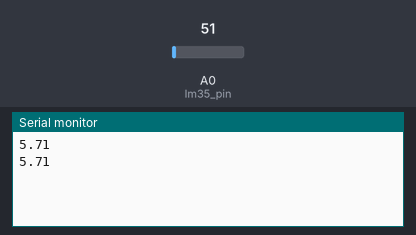
Recording of a sketch running on a simulated Arduino Uno, built with avr-gcc and run on an emulated ATmega328P. Shown: the last lines printed to the serial monitor. Inputs (shaded band) come from the test bench; at power-on: A0 (lm35_pin) = 51.

Above: at 5.8 s.
5.9 s: A0 (lm35_pin) set to 61
At 10.8 s:
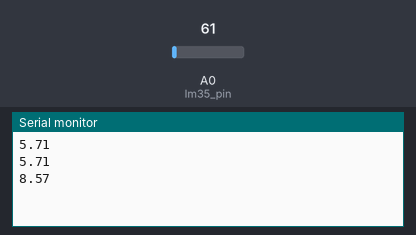
11.9 s: A0 (lm35_pin) set to 71
At 15.9 s:
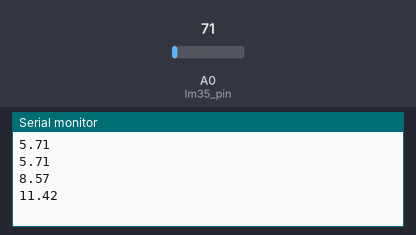
Timing chart, 0 to 17.4 s (numbered marks = the images above; inputs shaded):
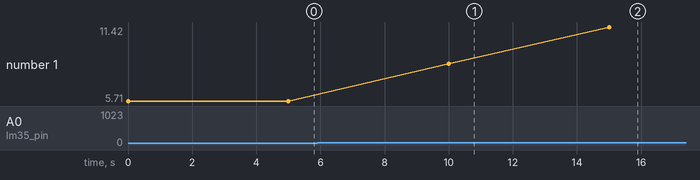

Measured:
- after the input at 5.9 s, the serial monitor: prints a new line after 4.1 s (image 1)
- after the input at 11.9 s, the serial monitor: prints a new line after 3.1 s (image 2)
- plotted number 1: 5.71 → 8.57 after the input at 5.9 s, 8.57 → 11.42 after the input at 11.9 s

The sketch:

sensor_de_temperatura.ino
```cpp
int lm35_pin = A0, leitura_lm35 = 0;
float temperaturaReal, temperaturaSimulada;
float sensor2, sensor3, sensor4;
void setup()
{
Serial.begin(9600);
}
void loop()
{
leitura_lm35 = analogRead(lm35_pin);
temperaturaReal = leitura_lm35 * (5.0/1023) * 100;
temperaturaSimulada = (temperaturaReal * 0.584) - 8.845;

Serial.println(temperaturaSimulada);

delay(5000);
}
```
